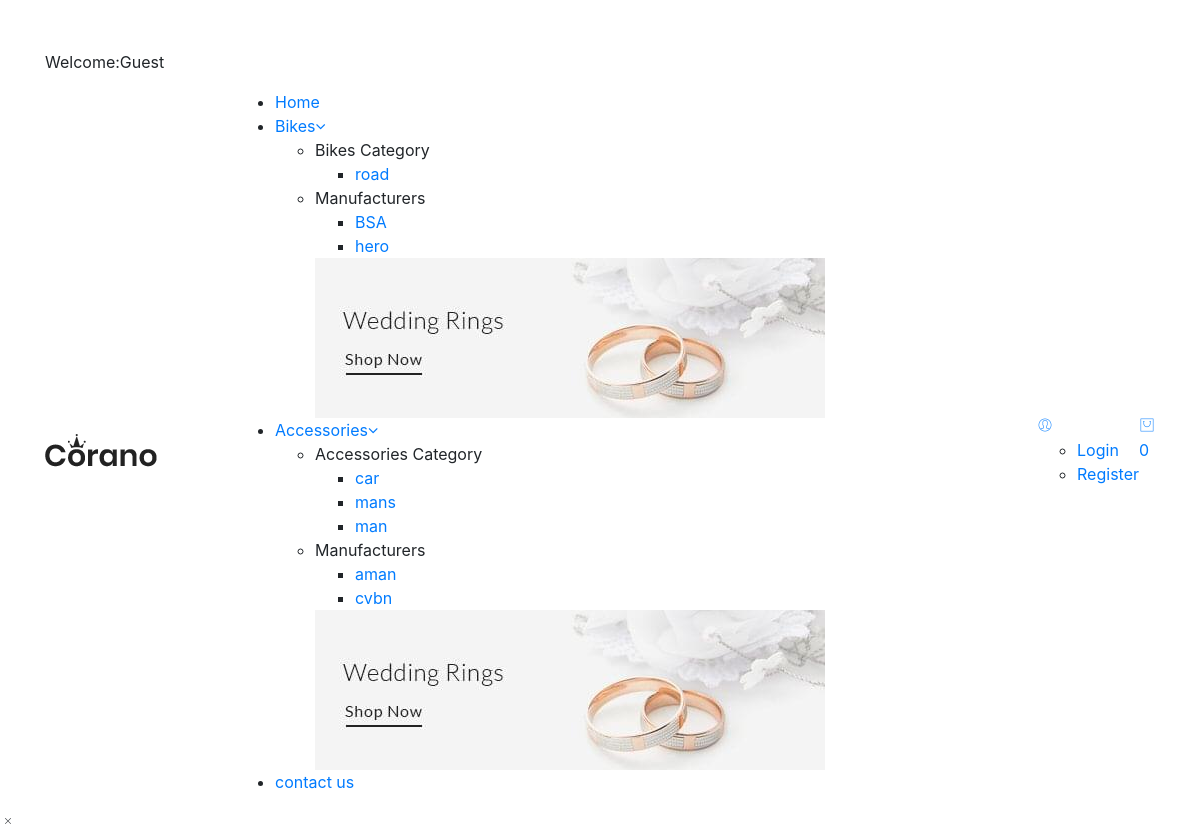
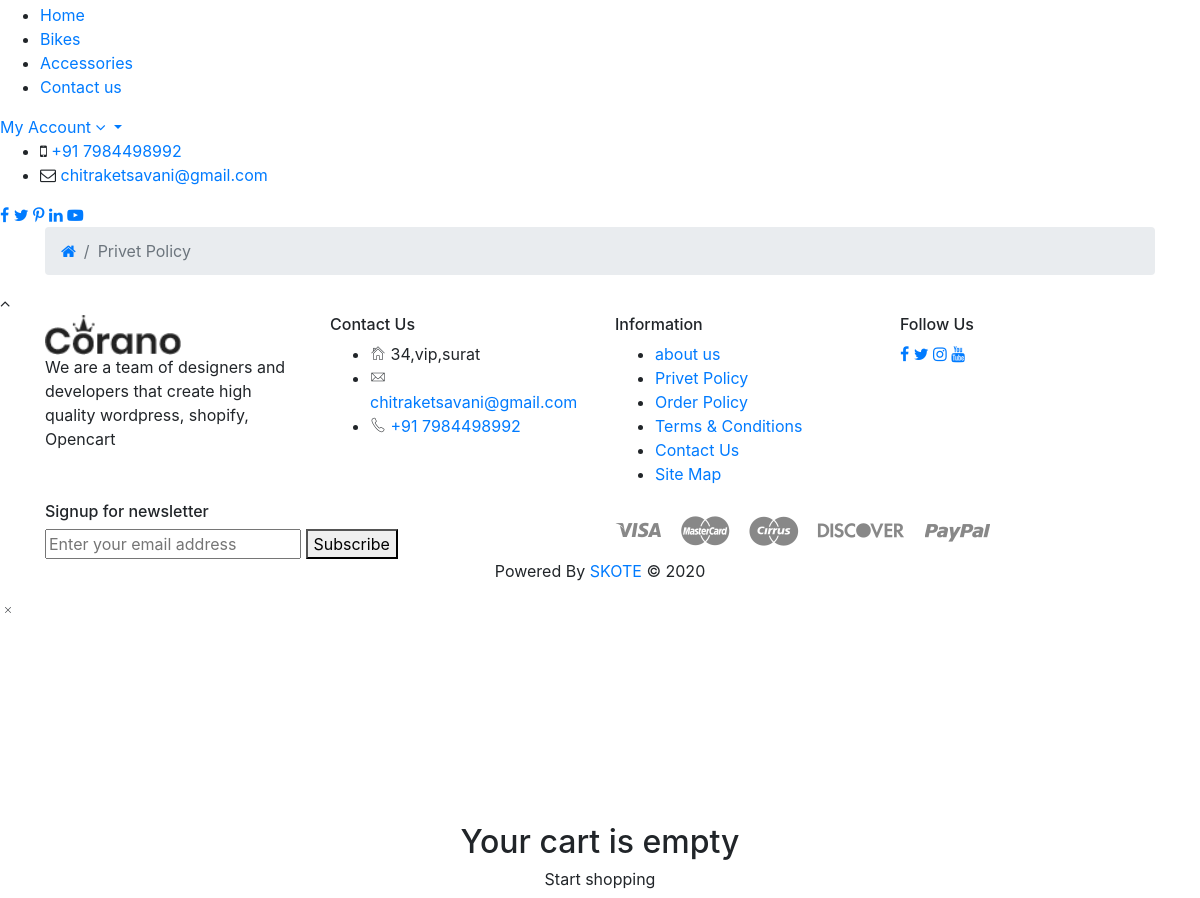
Before: /policy.php with the older database file (2 pictures, top to bottom).
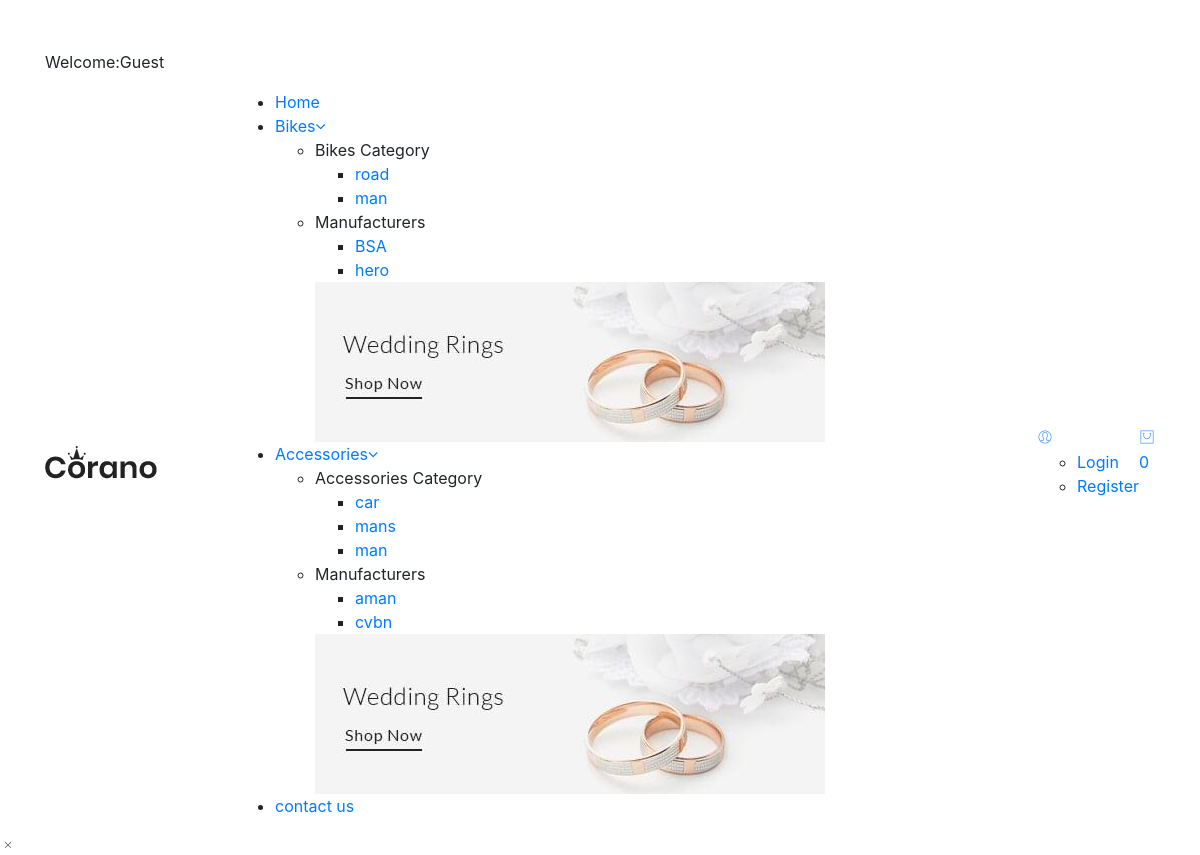
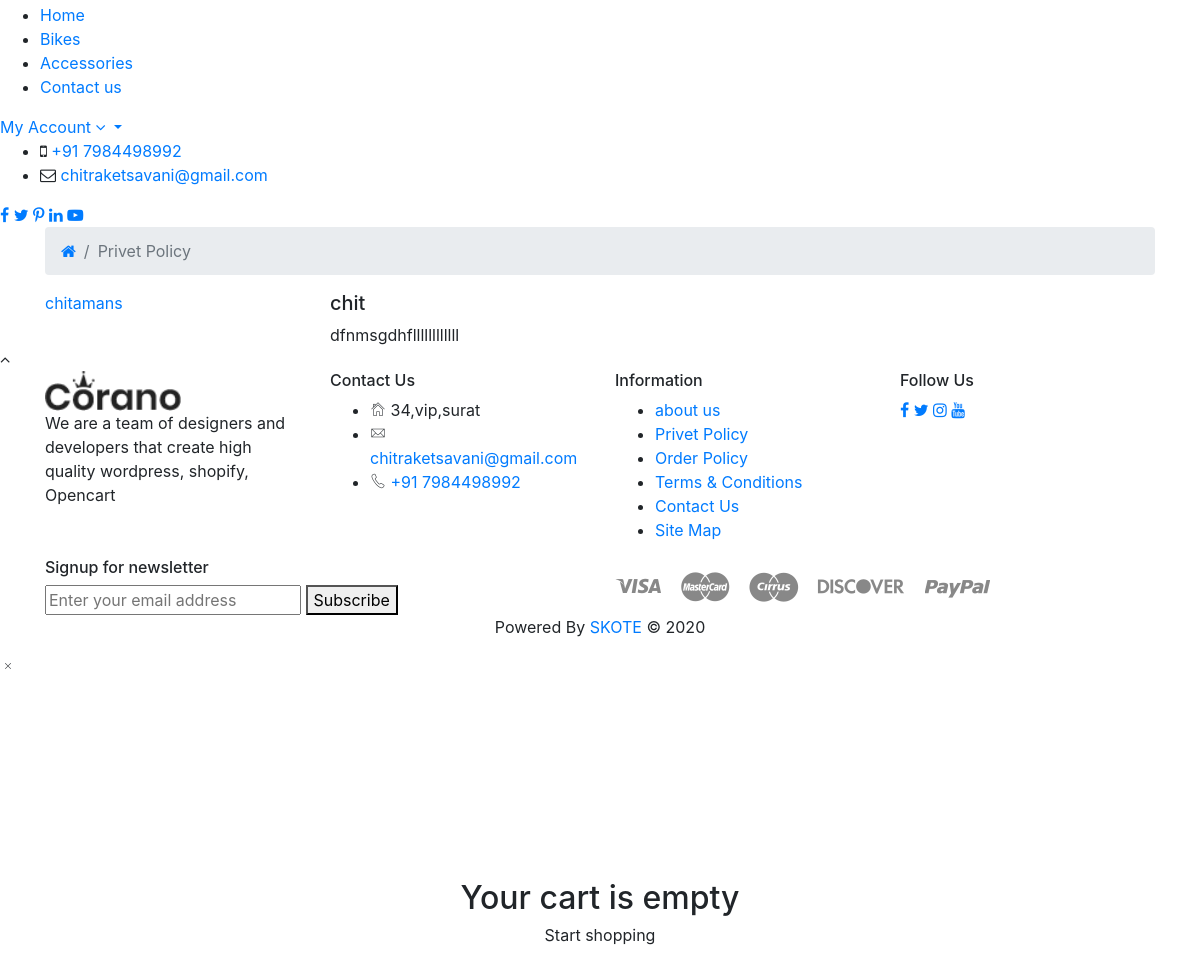
After: the same page with the newer database file (2 pictures, top to bottom).
### tables this page shows
CREATE TABLE `product_categories` (
  `p_cat_id` int(10) NOT NULL AUTO_INCREMENT,
  `p_cat_title` text NOT NULL,
  `p_cat_top` text NOT NULL,
  `p_cat_status` text NOT NULL,
  PRIMARY KEY (`p_cat_id`)
);

CREATE TABLE `manufacturers` (
  `manufacturer_id` int(10) NOT NULL AUTO_INCREMENT,
  `manufacturer_title` text NOT NULL,
  `manufacturer_top` text NOT NULL,
  `manufacturer_status` text NOT NULL,
  PRIMARY KEY (`manufacturer_id`)
);

CREATE TABLE `accessories_category` (
  `accessories_category_id` int(10) NOT NULL AUTO_INCREMENT,
  `accessories_category` text NOT NULL,
  `accessories_category_top` text NOT NULL,
  `accessories_category_status` text NOT NULL,
  PRIMARY KEY (`accessories_category_id`)
);

CREATE TABLE `accessories_brand` (
  `accessories_brand_id` int(10) NOT NULL AUTO_INCREMENT,
  `accessories_brand` text NOT NULL,
  `accessories_brand_top` text NOT NULL,
  `accessories_brand_status` text NOT NULL,
  PRIMARY KEY (`accessories_brand_id`)
);

CREATE TABLE `policy` (
  `policy_id` int(10) NOT NULL AUTO_INCREMENT,
  `policy_title` text NOT NULL,
  `policy_link` text NOT NULL,
  `policy_desc` text NOT NULL,
  `policy_status` text NOT NULL,
  PRIMARY KEY (`policy_id`)
);

### policy.php (the view, shortened to what the rows shown need)
   <?php
   $active='';
   include("includes/header.php");
   ?>
    <main>
        <div class="my-account-wrapper section-padding">
            <div class="container">
                <div class="section-bg-color">
                    <div class="row">
                        <div class="col-lg-12">
                            <div class="myaccount-page-wrapper">
                                <div class="row">
                                    <div class="col-lg-3 col-md-4">
                                        <div class="myaccount-tab-menu nav" role="tablist">
                                        <?php
                                            $get_terms = "select * from policy where policy_status='yes' LIMIT 0,1";
                                            $run_terms = mysqli_query($con,$get_terms);
                                            while($row_terms=mysqli_fetch_array($run_terms)){
                                                $term_title = $row_terms['policy_title'];
                                                $term_link = $row_terms['policy_link'];
                                        ?>
                                            <a href="#<?php echo $term_link; ?>" class="active" data-toggle="tab">
                                                <?php echo $term_title;?></a>
                                        <?php
                                            }
                                            ?>
                                        <?php
                                            $count_terms = "select * from policy  where policy_status='yes'";
                                            $run_count_terms = mysqli_query($con,$count_terms);
                                            $count = mysqli_num_rows($run_count_terms);
                                            $get_terms = "select * from policy where policy_status='yes' LIMIT 1,$count";
                                            $run_terms = mysqli_query($con,$get_terms);
                                            while ($row_terms=mysqli_fetch_array($run_terms)) {
                                                $term_title = $row_terms['policy_title'];
                                                $term_link = $row_terms['policy_link']; ?>
                                            <a href="#<?php echo $term_link; ?>" data-toggle="tab">
                                                <?php echo $term_title;?></a>
                                           <?php
                                            }
                                            ?>
                                        </div>
                                    </div>
                                    <div class="col-lg-9 col-md-8">
                                        <div class="tab-content" id="myaccountContent">
                                            <?php
                                                $get_terms = "select * from policy where policy_status='yes' LIMIT 0,1";
                                                $run_terms = mysqli_query($con,$get_terms);
                                                while ($row_terms=mysqli_fetch_array($run_terms)) {
                                                    $term_title = $row_terms['policy_title'];
                                                    $term_desc = $row_terms['policy_desc'];
                                                    $term_link = $row_terms['policy_link'];
                                                    ?>
                                            <div class="tab-pane fade show active" id="<?php echo $term_link; ?>" role="tabpanel">
                                                <div class="myaccount-content">
                                                    <h5><?php echo $term_title;?></h5>
                                                    <p class="mb-0"><?php echo $term_desc; ?></p>
                                                </div>
                                            </div>
                                        <?php
                                                }
                                        ?>
                                        </div>
                                    </div>
                                </div>
                            </div>
                        </div>
                    </div>
                </div>
            </div>
        </div>
    </main>
    <?php
    include("includes/cart1.php");
    ?>
</body>
</html>

### includes/header.php (shortened to what the rows shown need)
<?php
include("includes/db.php");
 ?>
<!doctype html>
<html class="no-js" lang="en">
<head>
    <link rel="stylesheet" href="assets/css/vendor/bootstrap.min.css">
    <link rel="stylesheet" href="assets/css/vendor/pe-icon-7-stroke.css">
    <link rel="stylesheet" href="assets/css/vendor/font-awesome.min.css">
    <link rel="stylesheet" href="assets/css/plugins/slick.min.css">
    <link rel="stylesheet" href="assets/css/plugins/animate.css">
    <link rel="stylesheet" href="assets/css/plugins/nice-select.css">
    <link rel="stylesheet" href="assets/css/plugins/jqueryui.min.css">
    <link rel="stylesheet" href="assets/js/plugins/jquery.min.js">
    <link rel="stylesheet" href="assets/js/main.js">
    <link rel="stylesheet" href="assets/js/plugins/jqueryui.min.js">
    <link rel="stylesheet" href="assets/js/jquerys.min.js">
    <link rel="stylesheet" href="assets/js/bootstrap.min.js">
    <link rel="stylesheet" href="assets/css/style.css">
</head>
<body>
<header class="header-area header-wide">
        <div class="main-header d-none d-lg-block">
            <div class="header-main-area sticky">
                <div class="container">
                    <div class="row align-items-center position-relative">
                        <div class="col-lg-6 position-static">
                            <div class="main-menu-area">
                                <div class="main-menu">
                                     <nav class="desktop-menu">
                                        <ul>
                                            <li class="position-static <?php if($active=='Shop') echo"active"?>"><a href="bike">Bikes<i class="fa fa-angle-down"></i></a>
                                                <ul class="megamenu dropdown">
                                                    <li class="mega-title"><span>Bikes Category</span>
                                                        <ul>
                                                            <?php
                                                            $select_category="select * from product_categories where p_cat_status='yes'";
                                                            $run_category=mysqli_query($con,$select_category);
                                                            while($row_category=mysqli_fetch_array($run_category))
                                                            {
                                                             ?>
                                                            <li><a href="bike?category_id=<?php echo base64_encode($row_category['p_cat_id']); ?>"><?php echo $row_category['p_cat_title']; ?></a></li>
                                                            <?php }?>
                                                        </ul>
                                                    </li>
                                                    <li class="mega-title"><span>Manufacturers</span>
                                                        <ul>
                                                        <?php
                                                            $select_manufacturer="select * from manufacturers where manufacturer_status='yes'";
                                                            $run_manufacturer=mysqli_query($con,$select_manufacturer);
                                                            while($row_manufacturer=mysqli_fetch_array($run_manufacturer))
                                                            {
                                                             ?>
                                                            <li><a href="bike?manufacturer_id=<?php echo base64_encode($row_manufacturer['manufacturer_id']); ?>"><?php echo $row_manufacturer['manufacturer_title']; ?></a></li>
                                                            <?php }?>
                                                        </ul>
                                                    </li>
                                                </ul>
                                            </li>
                                            <li class="position-static <?php if($active=='Accessories') echo"active"?>"><a href="accessories">Accessories<i class="fa fa-angle-down"></i></a>
                                                <ul class="megamenu dropdown">
                                                    <li class="mega-title"><span>Accessories Category</span>
                                                        <ul>
                                                            <?php
                                                            $select_accessories="select * from accessories_category where accessories_category_status='yes'";
                                                            $run_accessories=mysqli_query($con,$select_accessories);
                                                            while($row_accessories=mysqli_fetch_array($run_accessories))
                                                            {
                                                             ?>
                                                            <li><a href="accessories?category_id=<?php echo base64_encode($row_accessories['accessories_category_id']); ?>"><?php echo $row_accessories['accessories_category']; ?></a></li>
                                                            <?php }?>
                                                        </ul>
                                                    </li>
                                                    <li class="mega-title"><span>Manufacturers</span>
                                                        <ul>
                                                        <?php
                                                            $select_manufacturers="select * from accessories_brand where accessories_brand_status='yes'";
                                                            $run_manufacturers=mysqli_query($con,$select_manufacturers);
                                                            while($row_manufacturers=mysqli_fetch_array($run_manufacturers))
                                                            {
                                                             ?>
                                                            <li><a href="accessories?manufacturer_id=<?php echo base64_encode($row_manufacturers['accessories_brand_id']); ?>"><?php echo $row_manufacturers['accessories_brand']; ?></a></li>
                                                            <?php }?>
                                                        </ul>
                                                    </li>
                                                </ul>
                                            </li>
                                        </ul>
                                    </nav>
                                </div>
                            </div>
                        </div>
                    </div>
                </div>
            </div>
        </div>
    </header>

Changed rows visible on the page:
now on this page (row edited): product_categories: p_cat_title "man"
added policy: policy_title "chit", policy_desc "dfnmsgdhfllllllllllll"
added policy: policy_title "amans"
